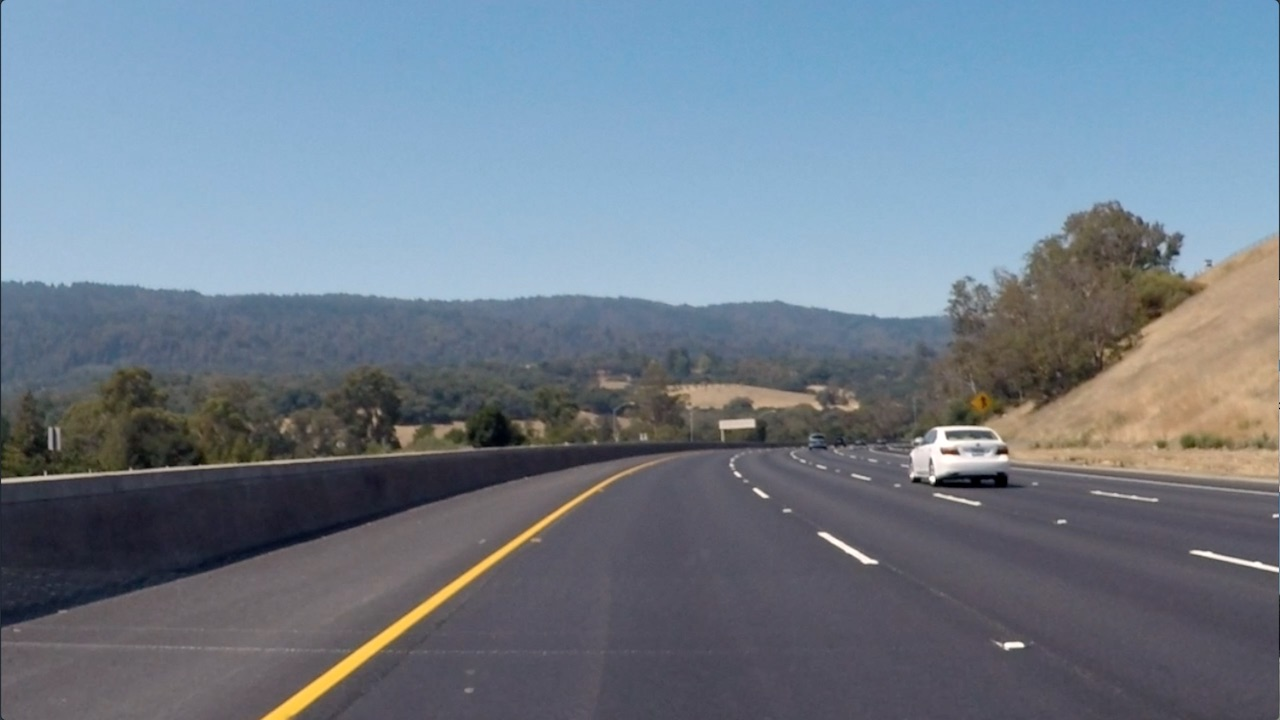
#> input picture CVND_Exercises/1_2_Convolutional_Filters_Edge_Detection/images/curved_lane.jpg, 1280 x 720 px
$ jupyter execute '2. Finding Edges and Custom Kernels.ipynb'   (shell and % lines are left out)
#> lines starting #> are read from the running program, lines starting #| are printed output that depends on the picture
# Creating a Filter, Edge Detection

[cell 1]
# mount google drive
from google.colab import drive
drive.mount('/content/drive')

# change working directory
%cd drive/My Drive/Colab Notebooks/Computer Vision Nanodegree/CVND_Exercises/1_2_Convolutional_Filters_Edge_Detection

### Import resources and display image

[cell 2]
import matplotlib.pyplot as plt
import matplotlib.image as mpimg

import cv2
import numpy as np


# Read in the image
image = mpimg.imread('images/curved_lane.jpg')
#> image is the input picture: shape (720, 1280, 3); mean R, G, B 112.1, 125, 138.7

plt.imshow(image);

### Convert the image to grayscale

[cell 3]
# Convert to grayscale for filtering
gray = cv2.cvtColor(image, cv2.COLOR_RGB2GRAY)
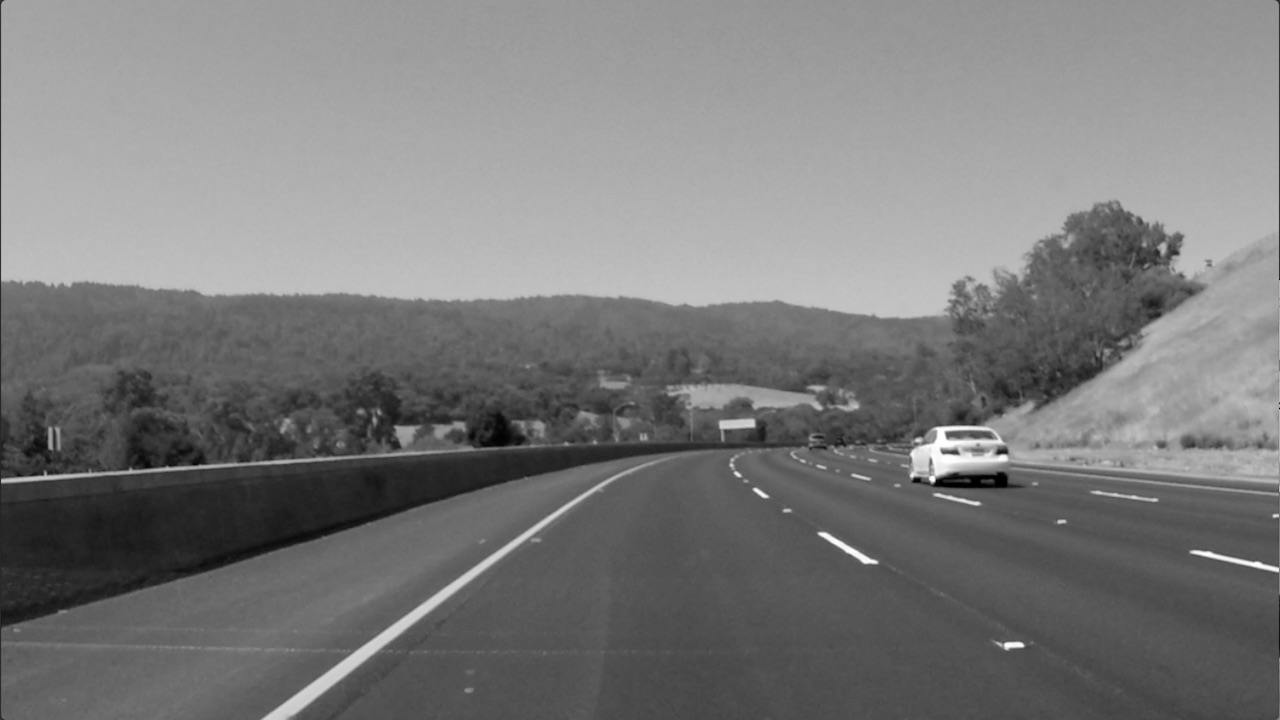
#> gray: shape (720, 1280); min 0, max 255, mean 122.7

plt.imshow(gray, cmap='gray');

### TODO: Create a custom kernel

Below, you've been given one common type of edge detection filter: a Sobel operator.

The Sobel filter is very commonly used in edge detection and in finding patterns in intensity in an image. Applying a Sobel filter to an image is a way of **taking (an approximation) of the derivative of the image** in the x or y direction, separately. The operators look as follows.

$$ S_x = \begin{pmatrix} -1 & 0 & 1 \\
                        -2 & 0 & 2 \\
                        -1 & 0 & 1 \\
        \end{pmatrix} $$

$$ S_y = \begin{pmatrix} -1 & -2 & -1 \\
                         0 &  0 & 0 \\
                         1 &  2 & 1 \\
        \end{pmatrix} $$

**It's up to you to create a Sobel x operator and apply it to the given image.**

For a challenge, see if you can put the image through a series of filters: first one that blurs the image (takes an average of pixels), and then one that detects the edges.

[cell 4]
# Create a custom kernel
blur = np.array([[1, 2, 1],
                 [2, 4, 2],
                 [1, 2, 1]]) / 16

# 3x3 array for edge detection
sobel_y = np.array([[ -1, -2, -1],
                   [ 0, 0, 0],
                   [ 1, 2, 1]])

## TODO: Create and apply a Sobel x operator
sobel_x = np.array([[-1, 0, 1],
                    [-2, 0, 2],
                    [-1, 0, 1]])

# Filter the image using filter2D, which has inputs: (grayscale image, bit-depth, kernel)
filtered_image_y = cv2.filter2D(gray, -1, sobel_y)
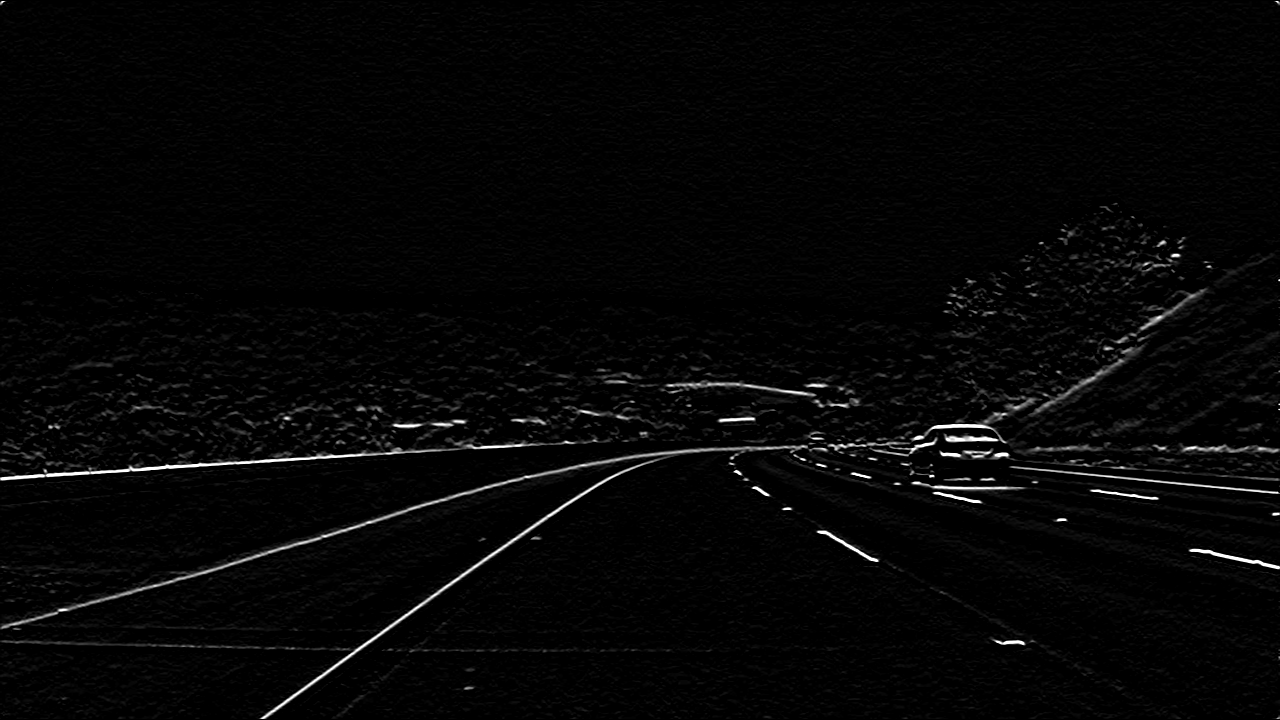
#> filtered_image_y: shape (720, 1280); min 0, max 255, mean 5.9
filtered_image_x = cv2.filter2D(gray, -1, sobel_x)
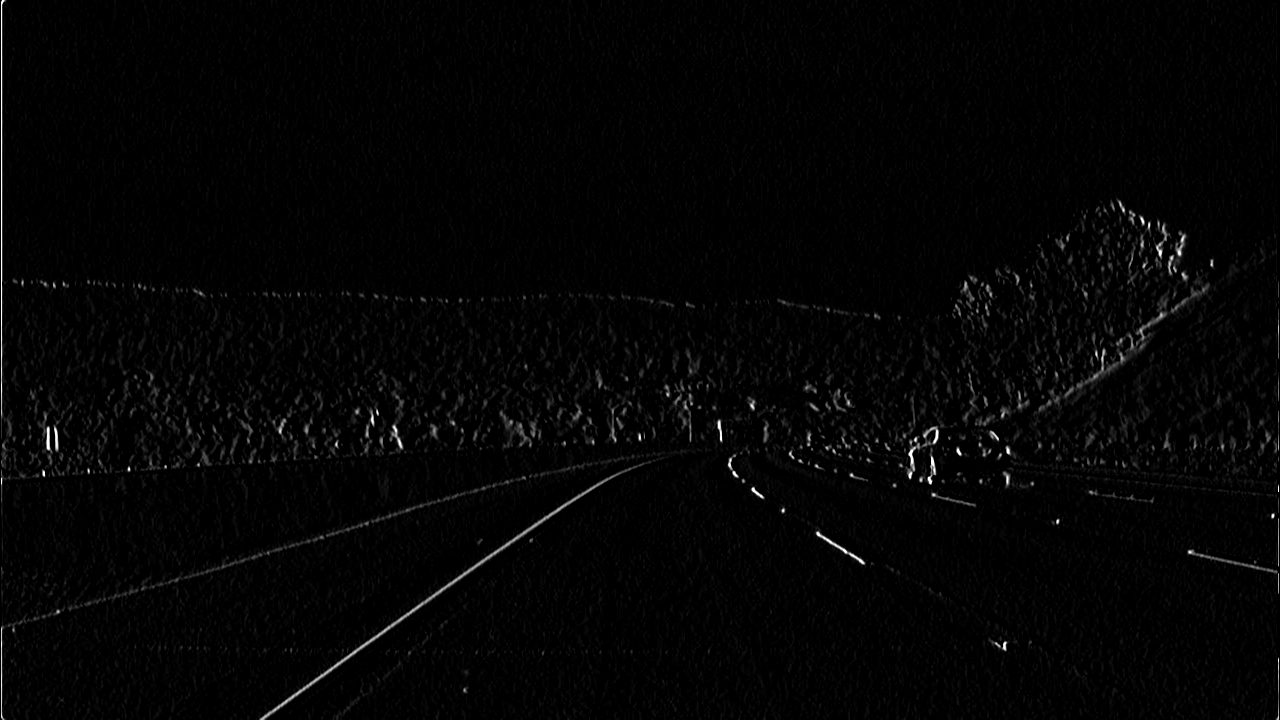
#> filtered_image_x: shape (720, 1280); min 0, max 255, mean 4.3
filtered_image_blur = cv2.filter2D(gray, -1, blur)

f, (ax0, ax1, ax2, ax3) = plt.subplots(1, 4, figsize=(25,15))

ax0.imshow(gray, cmap = 'gray')
ax0.set_title('Original')

ax1.imshow(filtered_image_blur, cmap = 'gray')
ax1.set_title('Gaussian Blur')

ax2.imshow(filtered_image_y, cmap = 'gray')
ax2.set_title('Sobel Y')

ax3.imshow(filtered_image_x, cmap = 'gray')
ax3.set_title('Sobel X');
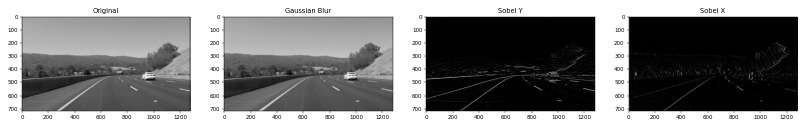
#> figure drawn by matplotlib, 4 panels

$ run again, with CVND_Exercises/1_2_Convolutional_Filters_Edge_Detection/images/birds.jpg copied over CVND_Exercises/1_2_Convolutional_Filters_Edge_Detection/images/curved_lane.jpg
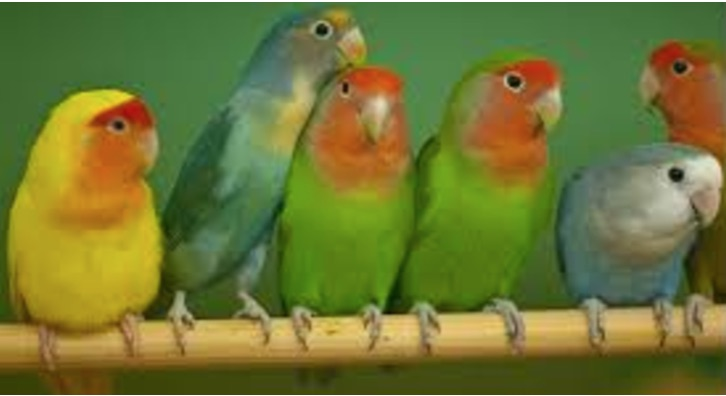
#> input picture CVND_Exercises/1_2_Convolutional_Filters_Edge_Detection/images/birds.jpg, 726 x 396 px
#> image is the input picture: shape (396, 726, 3); mean R, G, B 111.1, 118.2, 52.2
#> `filtered_image_x = cv2.filter2D(gray, -1, sobel_x)`:
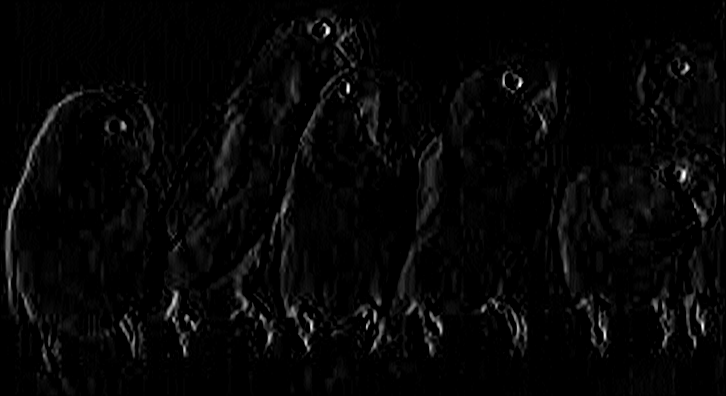
#> filtered_image_x: shape (396, 726); min 0, max 255, mean 6.1
#> `[cell 4] # Create a custom kernel blur = np.array([[1, 2, 1], [2, 4, 2..`:
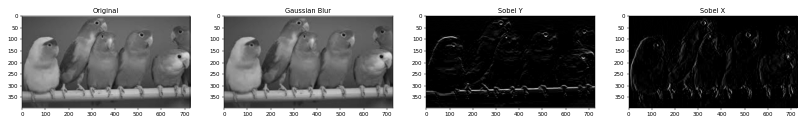
#> figure drawn by matplotlib, 4 panels
